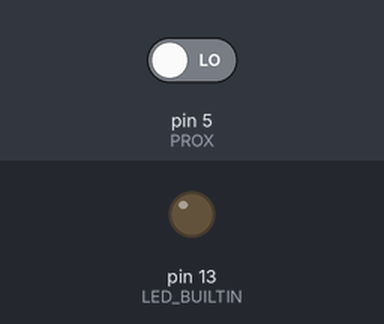
Recording of a sketch running on a simulated Arduino Mega 2560, built with avr-gcc and run on an emulated ATmega2560. Shown: output pins drawn as LEDs (lit = HIGH). The test bench sets the inputs (shaded band); at power-on: pin 5 (PROX) LOW.

Above: at 1.3 s.
1.4 s: pin 5 (PROX) driven HIGH
At 2.7 s:
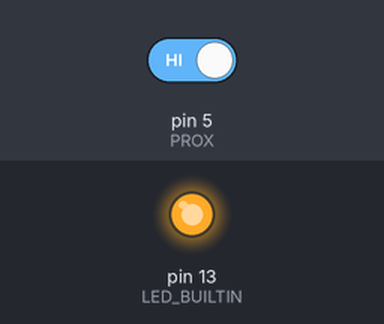
3.0 s: pin 5 (PROX) driven LOW
At 4.3 s:
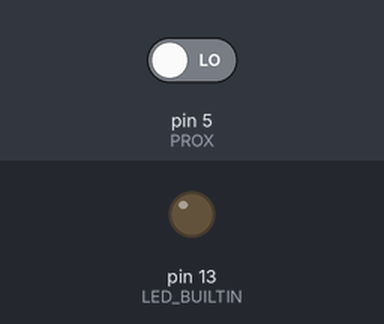
Timing chart, 0 to 6.0 s (numbered marks = the images above; inputs shaded):
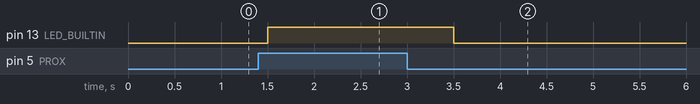

Measured:
- after the input at 1.4 s, pin 13 (LED_BUILTIN): LOW → HIGH after 0.10 s
- after the input at 3.0 s, pin 13 (LED_BUILTIN): HIGH → LOW after 0.50 s

The sketch:

proximity.ino
```cpp
const int PROX = 5;
int pinState = 0;

void setup() {
    pinMode(PROX, INPUT);
    pinMode(LED_BUILTIN, OUTPUT);
    Serial1.begin(115200);
}

void loop() {
    pinState = digitalRead(PROX);
    if (pinState) {
        Serial1.println("Detected");
        digitalWrite(LED_BUILTIN, HIGH);
        delay(2000);
    }
    else {
        Serial1.println("Not Detected");
        digitalWrite(LED_BUILTIN, LOW);
        delay(250);
    }
}
```
